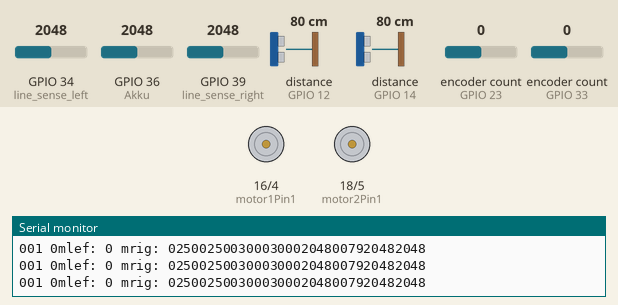
The sketch below on a simulated ESP32. Parts: motor-driver pin pairs drawn as motors (green arrow = first pin HIGH = forward, orange = second pin HIGH = backward, longer = more drive, scaled by the enable pin), the last lines printed to the serial monitor. Wiring (inferred from the names in the program): 2 × ultrasonic range finder: trigger GPIO 13, echo GPIO 12 / trigger GPIO 27, echo GPIO 14. Inputs (shaded band) come from the test bench; at power-on: encoder count (sensors on GPIO 23, GPIO 33) 0, GPIO 34 (line_sense_left) = 2048, GPIO 36 (Akku) = 2048, GPIO 39 (line_sense_right) = 2048, distance to the obstacle (sensors on GPIO 12, GPIO 14) 80 cm. The echo pulse lasts 58.3 µs per cm; WiFi joins after 1.5 s; servers stay silent unless stated; EEPROM starts erased; no MQTT or app messages arrive unless stated.

Above: at 3.7 s.
3.8 s: encoder count (sensor on GPIO 23) set to 1
At 4.21 s:
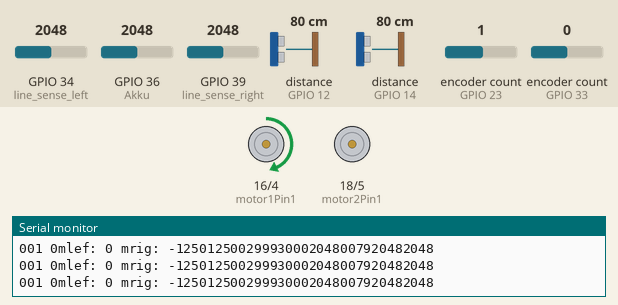
5.9 s: encoder count (sensor on GPIO 33) set to 1
At 6.31 s:
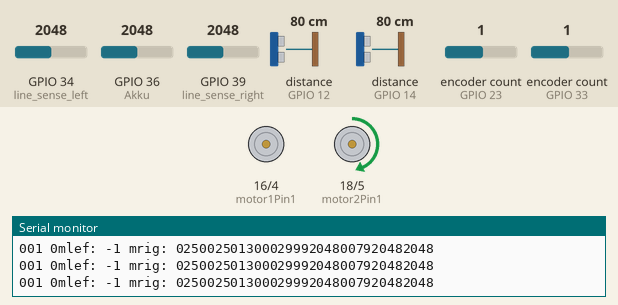
12.5 s: encoder count (sensor on GPIO 23) set to 2
At 14.4 s:
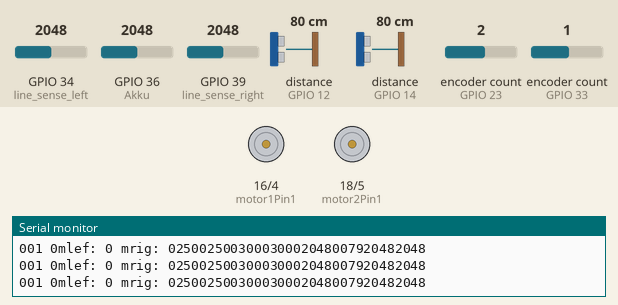
Timing chart, 0 to 15.6 s (numbered marks = the images above; inputs shaded):
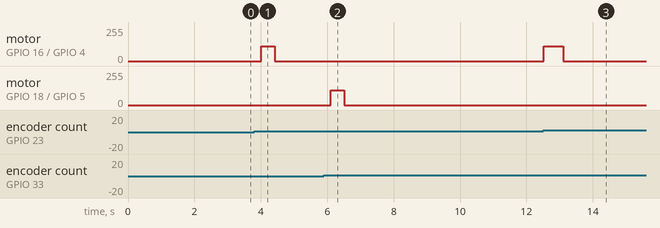

The sketch:

I-Rob_v1.ino
```cpp
#include <WiFi.h>
#include <PubSubClient.h> //Lib for MQTT Pub and Sub
#include <ESP32Encoder.h>
//


//Hardware Parameter
//ECHO
#define Echo1 14
#define Trig1 27
#define Echo2 12
#define Trig2 13
//Encoder
#define Enco_A1 23
#define Enco_A2 33
#define Enco_B1 35
#define Enco_B2 32
//Motor
#define motor1Pin1 16
#define motor1Pin2 4
#define enable1Pin 17
#define motor2Pin1 18
#define motor2Pin2 5
#define enable2Pin 19
//Line
#define line_sense_right 39
#define line_sense_left 34
//Akkuvoltage
#define Akku 36

//Wifi configuration
#include <EEPROM.h>
bool newWifi = false;
char inputt[65];
//char* inputt;
char SSID_conf[20];
char PW_conf[25];
char Broker_conf[20];
//EEPROM
int ssid_adress=0;
int pw_adress=100;
int broker_adress=200;
String SSID_conf_str;
String PW_conf_str;
String Broker_conf_str;

// ultrasonic
int distance_v;
int tof1;
int tof2;
int starttime1;
int line_left;
int line_right;

//Akku
int u_akku = 0;
int pre_u_exp;
int u_exp;
int weight_u = 0.97;
bool u_min=false;

//encoder
ESP32Encoder encoder;
ESP32Encoder encoder2;
// timer and flag for example, not needed for encoders
unsigned long encoder2lastToggled;
unsigned long encoderlastToggled;
unsigned long lastcount_1=0;
unsigned long lastcount_2=0;
unsigned long start_micro=0;
int time_delay=0;
long count2=0;
long count1=0;

//String count2;
unsigned long signal_time=0;
unsigned long last_time=0;
unsigned long sum_time=0;
float freq=0;
float freq_2=0;
int c2;
int c1;
bool c1_neg= false;
bool c2_neg=false;
float freq_filt_1 = 0;
float freq_filt_2 = 0;
float last_freq_filt_1 = 0;
float last_freq_filt_2 = 0;
float weight = 0.9;
float f1;
float f2;

//Ringmemory
float ringsp[101];
float ringsp_2[101];
int pos=0;
int pos_2=0;
float ringsp_sum=0;
float ringsp_sum_2=0;
bool first_sum=true;
bool first_sum_2=true;

int tl=0;
int tr=0;

//PID-controll
int controlmode = 1;   //1 -> motor_right has less power ; 2 -> motor_left has less power; 3 -> both motors have the same power(motor-rotation-difference-controll is off)
float error;
unsigned long PID_loop_time;
unsigned long pre_PID_loop_time[5];
float I_sum[5];
float I_sum_max=1000;//anti_windup
float accel;
float pre_error[5];
float Kp[] = {0.55, 0.55, 0, 0.9,0};     //{motor_right, motor_left, diff_motor_right, diff_motor_left}
float Ki[] = {0.9, 0.9, 0, 0.5,0};
float Kd[] = {0.1, 0.1, 0, 0.1, 0};
int msg_mlef;
int msg_mrig;
//calibration
bool calibrate_PID = false;             // true to manipulate PID-parameter from remote
float P_calib=0.0;
float I_calib=0.0;
float D_calib=0.0;
float P_diff_c=0.0;
bool m_diff = true;                     // true to activate motor-rotation-difference-control
int mleft_d=0;
int mright_d=0;

int len=5;
char buff[10];
char buff1[21];


// Setting PWM properties
const int freq_pwm = 30000;
const int pwmChannel = 0;
const int pwmChannel_2 = 1;
const int resolution = 10; //10 Bit motor-geschwindigkeits-auflösung
int deathzone=450; // at 10 Bit the motor isn't running for 0-450
int maxspeed=450; // at 10 Bit 900 is equivalent to 6 Volt. NEVER RUN THE MOTOR OVER 6 VOLT!

//#ifndef STASSID
//#define STASSID "FRITZ!Box 7530"       //Enter Wfi-Name
//#define STAPSK  "12345678912345678910"  //Enter Passkey
//#endif
//const char* MQTT_BROKER = "123.123.123.12";  //Name of the mqtt broker
const char* MQTT_BROKER;
//const char* MQTT_BROKER = "test.mosquitto.org";
const char* PubTopic = "isdtfdw/channel_1";   //Topic where to publish
const char* SUBTOPIC="isdtfdw/channel_2";     //Topic where to subscribe
String clientID = "Roboter";  //Clientname for MQTT-Broker
//
// if the broker is locked with a password, uncommend the following lines
//
//const char* mqttUser = "esp32"; //User
//const char* mqttPassword = "robo"; //Password
WiFiClient espClient;
PubSubClient mqttClient(espClient);

unsigned long lLastMsg = 0;
int iTimeDelay = 2000;  //Set delay for next msg to 2 seconds
#define MSG_BUFFER_SIZE  (50)
char msg[MSG_BUFFER_SIZE];

void setup()
{
  EEPROM.begin(512);
  Serial.begin(115200); //Start Serial monitor baudrate 115200
  delay(50);
  wifi_config();
  EEPROM.end();
  Serial.println("SerialMonitor enabled");
  setupWifi();
  Serial.println("Set MQTT-Server");
  mqttClient.setServer(MQTT_BROKER,1883);
  Serial.println("Set Callback-function");
  mqttClient.setCallback(callback);
  Serial.println("Finish setup()-Function");

  //Encoder setup
  //
  //ESP32Encoder::useInternalWeakPullResistors=DOWN;
  // Enable the weak pull up resistors
  ESP32Encoder::useInternalWeakPullResistors=UP;

  // use pin 19 and 18 for the first encoder
  encoder.attachHalfQuad(Enco_A1, Enco_B1);
  // use pin 17 and 16 for the second encoder
  encoder2.attachHalfQuad(Enco_A2, Enco_B2);
  //encoder2.attachFullQuad(33, 32);

  // set starting count value after attaching
  encoder.setCount(37);

  // clear the encoder's raw count and set the tracked count to zero
  encoder2.clearCount();
  encoder.clearCount();
  Serial.println("Encoder Start = " + String((int32_t)encoder.getCount()));
  // set the lastToggle
  encoder2lastToggled = millis();
  encoderlastToggled = millis();

  //Echo
  pinMode(Trig1, OUTPUT);
  pinMode(Echo1, INPUT);
  pinMode(Trig2, OUTPUT);
  pinMode(Echo2, INPUT);

  //Motor
  pinMode(motor1Pin1, OUTPUT);
  pinMode(motor1Pin2, OUTPUT);
  pinMode(enable1Pin, OUTPUT);
  pinMode(motor2Pin1, OUTPUT);
  pinMode(motor2Pin2, OUTPUT);
  pinMode(enable2Pin, OUTPUT);
  // configure LED PWM functionalitites
  ledcSetup(pwmChannel, freq_pwm, resolution);
  ledcSetup(pwmChannel_2, freq_pwm, resolution);

  // attach the channel to the GPIO to be controlled
  ledcAttachPin(enable1Pin, pwmChannel);
  ledcAttachPin(enable2Pin, pwmChannel_2);

}

void loop() {
  // put your main code here, to run repeatedly:
  if(!mqttClient.connected())
    reconnectMQTT();
  akkustatus();
  rotation();
  distance();
  line();
  if(f1>7499) f1=7499;                         //to make sure, that f1+2500 is %04d -> (f1+2500) < 10000
  if(f2>7499) f2=7499;
  if(f1<-2500) f1=-2500;                       // to make sure that f1+2500 >= 0, therefore no negative values were transceved
  if(f2<-2500) f2=-2500;
  if(tl>3000) tl=3000;
  if(tr>3000) tr=3000;
  if(tl<-3000) tl=-3000;
  if(tr<-3000) tr=-3000;
  sprintf(buff1,"%04d%04d%04d%04d%04d%04d%04d%04d",((int)f1)+2500,((int)f2)+2500,tr+3000,tl+3000,u_exp,distance_v,line_left,line_right);
  Serial.println(buff1);
  mqttClient.loop();
  mqttClient.publish(PubTopic,buff1,true);    // publish the string buff1 on publisher-topic
  Serial.print(msg_mlef);
  Serial.print(msg_mrig);
  Serial.print(controlmode);
  Serial.print(" ");
  Serial.print(calibrate_PID);
  motorspeed(msg_mlef, msg_mrig);

}
/*
* =================================================================
* Function:     callback
* Returns:      /
* Description:  reads messages from mqtt subscriber-topic
* =================================================================
*/
void callback(char* topic, byte* payload, unsigned int length)
{
  String stMessage = "";
  for (int i = 0; i < length; i++)
    stMessage += String((char)payload[i]);
  msg_mlef = (((int)payload[0]-48)*100+((int)payload[1]-48)*10+payload[2]-48)-450;
  msg_mrig = (((int)payload[3]-48)*100+((int)payload[4]-48)*10+payload[5]-48)-450;
  calibrate_PID=(int)payload[7]-48;
  if(calibrate_PID){
     P_calib = (((int)payload[8]-48)*10+((int)payload[9]-48))/10.0;
     I_calib = (((int)payload[10]-48)*10+((int)payload[11]-48))/10.0;
     D_calib = (((int)payload[12]-48)*100+((int)payload[13]-48)*10+((int)payload[14]-48))/100.0;
    }
  controlmode = (int)payload[6]-48;
  Serial.println("Message is: " + stMessage);
}
/*
* =================================================================
* Function:     akkustatus
* Returns:      /
* Description:  Check the voltage of the Akku, if the Akku is emty the Motors won't run anymore. This ensures that the battery is not damaged
* =================================================================
*/
void akkustatus(){
  u_akku=analogRead(Akku);
  u_exp = u_akku * (1 - weight_u) + weight_u * pre_u_exp;
  pre_u_exp = u_exp;

  if(u_exp<1475){
    u_min=true;
  }

}
/*
* =================================================================
* Function:     motorspeed
* Returns:      /
* Description:  input: (int mleft, int mright) the motorspeed of each motor, futhermore with the parameter controlmode you can turn on/off the motor-rotation-difference-control: controlmode 1 -> motor_right has less power ; 2 -> motor_left has less power; 3 -> both motors have the same power(motor-rotation-difference-controll is off)
* =================================================================
*/

void motorspeed(int mleft, int mright){
  int mlef;
  int mrig;

  if(m_diff){
    mleft = mleft*294/60;   // 294/60 is the factor between frequenz of the encoder and rpm(rotation per minute) of the motor/gear output
    mright = mright*294/60;
    if (controlmode==1){
      if(mright == 0){
        mleft_d=mleft;
      }
      else{
        mleft_d=mleft+PID_control(f2,f1*mleft/mright,3);
      }
      mright_d = mright;
    }
    else if (controlmode == 2){
      if(mleft == 0){
        mright_d = mright;
      }
      else{
        mright_d = mright + PID_control(f1,f2*mright/mleft,3);
      }
    }
    else if (controlmode == 3){
      mright_d = mright;
      mleft_d = mleft;
    }

    mlef = PID_control(f2, mleft_d, 1);
    mrig = PID_control(f1, mright_d, 0);
    tl=mlef;
    tr=mrig;
    Serial.print("mlef: ");
    Serial.print(mlef);
    Serial.print(" mrig: ");
    Serial.print(mrig);
  }

  else {
    mlef = mleft;
    mrig = mright;
    tl=mlef;
    tr=mrig;
  }

  if(mlef>maxspeed){
    mlef=maxspeed;
  }
  else if(mlef<-maxspeed){
    mlef=-maxspeed;
  }
  if(mrig>maxspeed){
    mrig=maxspeed;
  }
  if(mrig<-maxspeed){
    mrig=-maxspeed;
  }
  //to save the Akku, below 3.4V the motors must stop
  if(u_min){
    mlef=0;
    mrig=0;

  }
  //motorcontrol
  if(mrig>0){
    mrig=mrig+deathzone;
    digitalWrite(motor1Pin1, LOW);
    digitalWrite(motor1Pin2, HIGH);
    ledcWrite(pwmChannel, mrig); //controll motorspeed with mspeed 450 - 900
  }
  else if(mrig<0){
    mrig=mrig-deathzone;
    digitalWrite(motor1Pin1, HIGH);
    digitalWrite(motor1Pin2, LOW);
    ledcWrite(pwmChannel, -mrig); //controll motorspeed with mspeed 450 - 900
  }
  else if(mrig==0){
    digitalWrite(motor1Pin2, HIGH);
    digitalWrite(motor1Pin1, LOW);
    ledcWrite(pwmChannel, 0); //controll motorspeed with mspeed 450 - 900
  }
  if(mlef>0){
    mlef=mlef+deathzone;
    digitalWrite(motor2Pin2, HIGH);
    digitalWrite(motor2Pin1, LOW);
    ledcWrite(pwmChannel_2, mlef); //controll motorspeed with mspeed 450 - 900
  }
  else if(mlef<0){
    mlef=mlef-deathzone;
    digitalWrite(motor2Pin2, LOW);
    digitalWrite(motor2Pin1, HIGH);
    ledcWrite(pwmChannel_2, -mlef); //controll motorspeed with mspeed 450 - 900
  }
  else if(mlef==0){
    digitalWrite(motor2Pin1, HIGH);
    digitalWrite(motor2Pin2, LOW);
    ledcWrite(pwmChannel_2, 0); //controll motorspeed with mspeed 450 - 900
  }

}

/*
* =================================================================
* Function:     rotation
* Returns:      /
* Description:  PID-Controller, float value_set is the setpoint value, float value_mes is the measured value (Input), int memory_num is the position in the array of stored values
* =================================================================
*/
void rotation(){
  // Loop and read the count
  count1=(int32_t)encoder.getCount();
  count2=(int32_t)encoder2.getCount();
  c2=count2-lastcount_2;
  c1=count1-lastcount_1;
  signal_time=micros();
  if(c1<0){
    c1_neg=true;
    c1=c1*-1;
  }
  else c1_neg=false;
  if(c2<0){
    c2_neg=true;
    c2=c2*-1;
  }
  else c2_neg=false;
  freq=c1*1000000/(signal_time-last_time);
  freq_2=c2*1000000/(signal_time-last_time);
  float mittelw_1=push(freq,49)/50;
  float mittelw_2=push_2(freq_2,49)/50;
  freq_filt_1=(1-weight)*mittelw_1+weight*last_freq_filt_1;
  freq_filt_2=(1-weight)*mittelw_2+weight*last_freq_filt_2;

  //store last values
  last_freq_filt_2=freq_filt_2;
  last_freq_filt_1=freq_filt_1;
  last_time = signal_time;
  lastcount_2 = count2;
  lastcount_1 = count1;

  // Encoder A and B are counting both so /2;
  f1=freq_filt_1/2;
  f2=freq_filt_2/2;
//  Serial.print(" f1: ");
//  Serial.print(freq_filt_1/2);
//  Serial.print(" f2: ");
//  Serial.println(freq_filt_2/2);
}
/*
* =================================================================
* Function:     PID_control
* Returns:      int
* Description:  PID-Controller, float value_set is the setpoint value, float value_mes is the measured value (Input), int memory_num is the position in the array of stored values
* =================================================================
*/
int PID_control(float value_mes, float value_set, int memory_num){               //memory_num stays for the position in the array of stored "pre_PID_loop" and "I_sum" values
  if(calibrate_PID && memory_num==3){
    Kp[memory_num]=P_calib;
    Ki[memory_num]=I_calib;
  }
  error = value_set - value_mes;                                               //calculate error P-Glied(Geschwindigkeit)
  PID_loop_time = micros() - pre_PID_loop_time[memory_num];                       //Looptime
  accel = (error - pre_error[memory_num]) * 1000000.0 / PID_loop_time;                       //calculate derivative D-Glied(Beschleunigung)
  I_sum[memory_num] = I_sum[memory_num] + (error * (PID_loop_time / 1000000.0)); //calculate integral I-Gleid(Strecke)
  I_sum[memory_num] = max(-I_sum_max, min(I_sum_max, I_sum[memory_num]));       //anti-windup
  int PID_value = Kp[memory_num] * (error + Ki[memory_num] * I_sum[memory_num] + accel * Kd[memory_num]);            //calculate output
  pre_PID_loop_time[memory_num] = micros();                                      //store previous time
  pre_error[memory_num] = error;                                                            //store previous error
  //Serial.print(PID_value);
  //Serial.print(" ");
  return PID_value;
}
/*
* =================================================================
* Function:     push
* Returns:      float
* Description:  ring puffer witch stores and sum the last x values of fr from type float
* =================================================================
*/
float push(float fr,int x){
  if(c1_neg){
      fr=fr*-1;
    }
  if(first_sum){
    ringsp_sum=ringsp_sum+fr;
  }
  else ringsp_sum=ringsp_sum+fr-ringsp[pos];

  ringsp[pos]=fr;
  pos++;
  if(pos>x){
    pos=0;
    first_sum = false;
  }
  return ringsp_sum;
}
float push_2(float fr,int x){
  if(c2_neg){
    fr=fr*-1;
  }
  if(first_sum_2){
    ringsp_sum_2=ringsp_sum_2+fr;
  }
  else ringsp_sum_2=ringsp_sum_2+fr-ringsp_2[pos_2];
  ringsp_2[pos_2]=fr;
  pos_2++;
  if(pos_2>x){
    pos_2=0;
    first_sum_2 = false;
  }
  return ringsp_sum_2;
}
/*
* =================================================================
* Function:     distance
* Returns:      /
* Description:  get distance values between 0-400 cm
* =================================================================
*/
void distance(){
  digitalWrite(Trig1, HIGH);
  delayMicroseconds(10);
  digitalWrite(Trig1, LOW);
  tof1 = pulseIn(Echo1, HIGH);
  digitalWrite(Trig2, HIGH);
  delayMicroseconds(10);
  digitalWrite(Trig2, LOW);
  tof2 = pulseIn(Echo2, HIGH);
  if(tof2<tof1){
    tof1=tof2;
  }
  distance_v=340*tof1/(10000*2);
}
/*
* =================================================================
* Function:     line
* Returns:      void
* Description:  get Linesensor values between 0-4950 0=max.withe 4950=max.black
* =================================================================
*/
void line(){

  line_left = analogRead(line_sense_left);
  line_right = analogRead(line_sense_right);
}
/*
* =================================================================
* Function:     wifi_config
* Returns:      /
* Description:  reads wifi-config-data from serial Port an store them in EEPROM
* =================================================================
*/
void wifi_config(){
  Serial.println("wifi config");
  delay(1000);
  int i_pos=0;
  while(i_pos<1){
    if (Serial.available() > 0) {
      // read the incoming byte:      inputt = Serial.read();
      while(Serial.available()>0){
        char inchar=Serial.read();
        inputt[i_pos]=inchar;
        i_pos++;
      }
     newWifi= true;
     //inputt=Serial.read();
     // say what you got:
     Serial.print("I r: ");
     Serial.println(inputt);
    }
    else i_pos=1;
  }
  if(newWifi){
    i_pos=0;
    //inputt="FRITZ!Box 7530;12345678912345678910;123.123.123.12;";
    while(inputt[i_pos]!=';'){
      SSID_conf[i_pos]=inputt[i_pos];
      Serial.print(inputt[i_pos]);
      Serial.println( i_pos);
      i_pos++;
    }
    SSID_conf[i_pos]='\0';
    i_pos++;
    int pw_i=0;
    while(inputt[i_pos]!=';'){
      PW_conf[pw_i]=inputt[i_pos];
      Serial.print(inputt[i_pos]);
      Serial.println( i_pos);
      i_pos++;
      pw_i++;
    }
    PW_conf[pw_i]='\0';
    i_pos++;
    int br_i=0;
    while(inputt[i_pos]!=';'){
      Broker_conf[br_i]=inputt[i_pos];
      i_pos++;
      br_i++;
    }
    SSID_conf_str = String(SSID_conf);
    PW_conf_str = String(PW_conf);
    Broker_conf_str = String(Broker_conf);
    EEPROM.writeString(ssid_adress,SSID_conf_str);
    EEPROM.writeString(pw_adress,PW_conf_str);
    EEPROM.writeString(broker_adress,Broker_conf_str);
    MQTT_BROKER=Broker_conf;
    #ifndef STASSID
    #define STASSID SSID_conf       //Enter Wfi-Name
    #define STAPSK  PW_conf  //Enter Passkey
    #endif
  }

   else {
    SSID_conf_str = EEPROM.readString(ssid_adress);
    PW_conf_str = EEPROM.readString(pw_adress);
    Broker_conf_str = EEPROM.readString(broker_adress);
    SSID_conf_str.toCharArray(SSID_conf,20);
    PW_conf_str.toCharArray(PW_conf,25);
    Broker_conf_str.toCharArray(Broker_conf,20);
    MQTT_BROKER=Broker_conf;
    #ifndef STASSID
    #define STASSID SSID_conf       //Enter Wfi-Name
    #define STAPSK  PW_conf  //Enter Passkey
    #endif
   }
}
void setupWifi()
{
  Serial.println("Connection to: " + String(STASSID));
  WiFi.mode(WIFI_STA);
  WiFi.begin(STASSID, STAPSK);
  while (WiFi.status() != WL_CONNECTED)
  {
    delay(500);
    Serial.print(".");
  }
  Serial.println("");
  Serial.println("WiFi connected");
  Serial.println("IP address: ");
  Serial.println(WiFi.localIP());
}


void reconnectMQTT()
{
  while(!mqttClient.connected())
  {
    Serial.println("Login to MQTT-Broker");
    if(mqttClient.connect(clientID.c_str()))
    {
      Serial.println("Connected to MQTT-Broker " +String(MQTT_BROKER));
      Serial.println("Subscribe topic " + String(SUBTOPIC));
      Serial.println("connection succeeded");
      mqttClient.subscribe(SUBTOPIC,1); //Subscibe topic "SUBTOPIC"
    }
    else
    {
      Serial.println("Failed with rc=" +String(mqttClient.state()));
      Serial.println("Next MQTT-Connect in 3 sec");
      delay(3000);
    }
  }
}
```

Measured:
- after the input at 3.8 s, motor on GPIO 16 (motor1Pin1) / GPIO 4 (motor1Pin2): stopped → forward 112/255 after 0.21 s, → stopped 0.40 s later
- after the input at 5.9 s, motor on GPIO 18 (motor2Pin1) / GPIO 5 (motor2Pin2): stopped → forward 112/255 after 0.21 s, → stopped 0.40 s later
- after the input at 12.5 s, motor on GPIO 16 (motor1Pin1) / GPIO 4 (motor1Pin2): stopped → forward 112/255 at once, → stopped 0.59 s later
